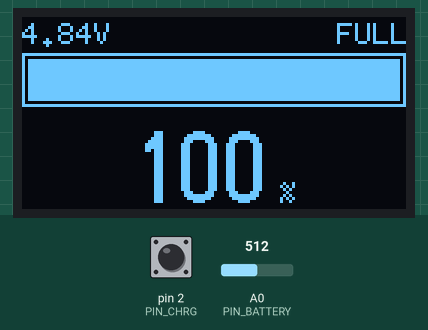
Recording of a sketch running on a simulated Arduino Uno, built with avr-gcc and run on an emulated ATmega328P. Shown: 128×64 one-colour display. The inputs (shaded band) are chosen by the test bench; at power-on: A0 (PIN_BATTERY) = 512, pin 2 (PIN_CHRG) HIGH. What the sketch prints to the serial monitor is not drawn.

Above: at 1.2 s.
1.3 s: A0 (PIN_BATTERY) set to 413
At 2.4 s:
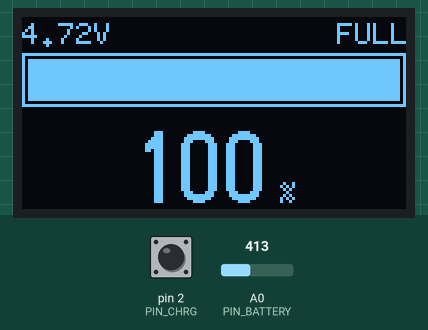
4.1 s: A0 (PIN_BATTERY) set to 391
At 5.2 s:
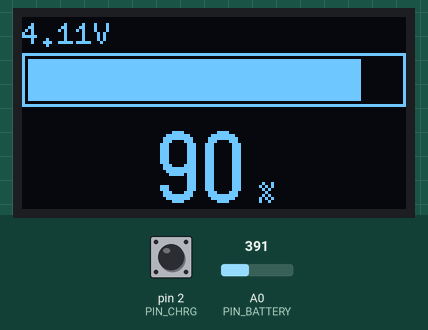
7.1 s: pin 2 (PIN_CHRG) pulled LOW for 3.2 s
At 7.55 s:
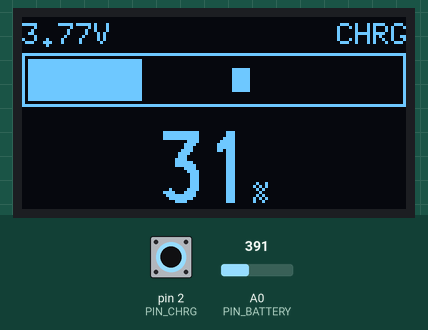
11.8 s: pin 2 (PIN_CHRG) pulled LOW for 0.15 s
At 12.18 s:
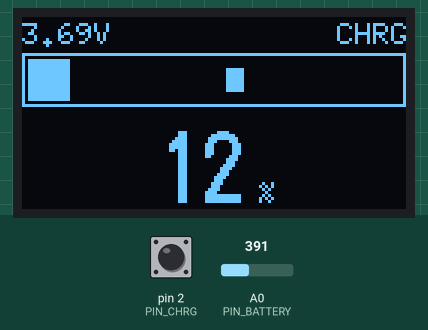
Timing chart, 0 to 14.7 s (numbered marks = the images above; inputs shaded):
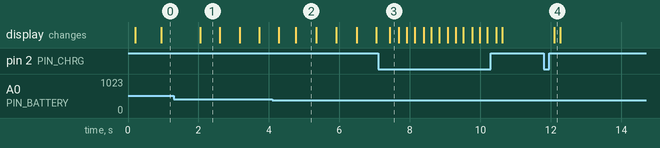

The sketch:

02_battery_gauge.ino
```cpp
/*
 * 02_battery_gauge - 18650 잔량 게이지 (TP4056 + 0.96" OLED)
 *
 * 아두이노는 충전에 관여하지 않는다. TP4056이 CC/CV 충전을 전담하고
 * 이 스케치는 전압을 읽어 표시만 한다. 계기판이지 충전기가 아니다.
 *
 * 화면 구성 (128x64):
 *   3.85V              CHRG     <- 전압(좌) / 충전상태(우)
 *  +----------------------+
 *  |##############        |     <- 잔량 바
 *  +----------------------+
 *          62 %                 <- 큰 숫자
 *
 * 라이브러리: U8g2
 *
 * ⚠️ Adafruit_SSD1306 이 아니라 U8g2 페이지 모드를 쓰는 이유
 * Adafruit 쪽은 begin() 안에서 1024바이트 프레임버퍼를 malloc 한다.
 * 이 스케치는 이동평균 버퍼와 ADC 코드까지 얹기 때문에 UNO(SRAM 2KB)에서
 * 여유가 빠듯해진다. U8g2 의 _1_ 생성자는 약 128바이트 페이지 버퍼만 쓴다.
 *
 * ⚠️ firstPage()/nextPage() 블록은 페이지 수만큼(8회) 반복 실행된다.
 * 그 안에 측정이나 카운터 증가를 넣으면 안 된다.
 * 그릴 값은 전부 루프 진입 전에 확정한다.
 */

#include <Arduino.h>
#include <U8g2lib.h>
#include <Wire.h>

// ---- 설정 -------------------------------------------------------------

U8G2_SSD1306_128X64_NONAME_1_HW_I2C u8g2(U8G2_R0, U8X8_PIN_NONE);

const uint8_t PIN_BATTERY = A0;
const uint8_t PIN_CHRG = 2;  // TP4056 CHRG 패드 (선택)

// 01_voltage_monitor 에서 구한 값을 여기 적는다.
//
// 이론값은 2.000 (같은 값 저항 두 개) 이지만 저항 오차가 실린다.
// 이 보드 실측: 게이지가 4125mV 로 읽을 때 멀티미터는 4095mV.
//   보정 = 2.000 * (4095 / 4125) = 1.985
// 저항을 바꾸면 다시 맞춰야 한다.
float DIVIDER_RATIO = 1.985;

// 이동평균 창 크기. 키우면 안정적이지만 반응이 느려진다
const uint8_t SMOOTH_WINDOW = 8;

// ---- 방전 곡선 --------------------------------------------------------
//
// 리튬이온의 어려운 점이 여기 있다. 방전 곡선이 중간에서 평탄해서
// 3.7V 부근은 ±0.05V만 흔들려도 잔량 추정이 20%씩 튄다.
// 선형 변환(3.0V=0%, 4.2V=100%)을 쓰면 "80%에서 한참 머물다가
// 갑자기 훅 떨어지는" 부정확한 게이지가 된다.
//
// 아래는 18650 무부하 기준 방전 곡선을 옮긴 표다. 그래도 추정이다.
// 정확한 잔량이 필요하면 전압이 아니라 전류 적산(쿨롱 카운팅)을 하는
// fuel gauge IC(MAX17043 등)를 써야 한다.

struct SocPoint {
  uint16_t mv;
  uint8_t soc;
};

static const SocPoint PROGMEM SOC_TABLE[] = {
  {4200, 100}, {4150, 95}, {4110, 90}, {4080, 85}, {4020, 80},
  {3980, 75},  {3950, 70}, {3910, 65}, {3870, 60}, {3850, 55},
  {3840, 50},  {3820, 45}, {3800, 40}, {3790, 35}, {3770, 30},
  {3750, 25},  {3730, 20}, {3710, 15}, {3690, 10}, {3610, 5},
  {3270, 0}
};
const uint8_t SOC_TABLE_SIZE = sizeof(SOC_TABLE) / sizeof(SOC_TABLE[0]);

uint8_t voltageToSoc(uint16_t mv) {
  SocPoint first;
  memcpy_P(&first, &SOC_TABLE[0], sizeof(SocPoint));
  if (mv >= first.mv) return 100;

  SocPoint last;
  memcpy_P(&last, &SOC_TABLE[SOC_TABLE_SIZE - 1], sizeof(SocPoint));
  if (mv <= last.mv) return 0;

  for (uint8_t i = 1; i < SOC_TABLE_SIZE; i++) {
    SocPoint hi, lo;
    memcpy_P(&hi, &SOC_TABLE[i - 1], sizeof(SocPoint));
    memcpy_P(&lo, &SOC_TABLE[i], sizeof(SocPoint));

    if (mv >= lo.mv) {
      uint16_t span = hi.mv - lo.mv;
      if (span == 0) return lo.soc;
      uint16_t offset = mv - lo.mv;
      return lo.soc + (uint32_t)(hi.soc - lo.soc) * offset / span;
    }
  }
  return 0;
}

// ---- 측정 -------------------------------------------------------------

// USB 전압은 4.7~5.1V로 흔들린다. 5.0V로 가정하면 그게 그대로 오차가 된다.
// ATmega328P 내부 1.1V 밴드갭을 역이용해 실제 AVCC를 구한다.
long readVccMilliVolts() {
  ADMUX = _BV(REFS0) | _BV(MUX3) | _BV(MUX2) | _BV(MUX1);
  delay(2);  // 기준전압 안정화. 빼면 첫 샘플이 튄다
  ADCSRA |= _BV(ADSC);
  while (bit_is_set(ADCSRA, ADSC)) {
    ;
  }
  uint8_t low = ADCL;
  uint8_t high = ADCH;
  long result = (high << 8) | low;
  if (result == 0) return 5000;

  // 이론값은 1125300 (= 1.1V * 1023 * 1000) 이지만, 내부 밴드갭에는
  // 개체차가 ±10% 있다. 이 보드는 이론 상수로 AVCC 를 5283mV 로 추정했는데
  // 멀티미터 실측은 5150mV 였다 (2.6% 과대추정).
  //
  // 보정: 새 상수 = 실측mV * (이론상수 / 이론추정mV)
  //              = 5150 * (1125300 / 5283) = 5150 * 213 = 1096950
  //
  // 다른 보드로 옮기면 이 값을 다시 맞춰야 한다. 5V-GND 를 실측한 뒤
  // 실측mV * 213 을 넣으면 된다.
  return 1096950L / result;
}

int readAdcAveraged(uint8_t pin, uint8_t samples) {
  analogRead(pin);  // 첫 샘플 버림 (멀티플렉서 전환 직후라 부정확)
  long sum = 0;
  for (uint8_t i = 0; i < samples; i++) {
    sum += analogRead(pin);
    delay(2);
  }
  return (int)(sum / samples);
}

uint16_t readBatteryMilliVolts() {
  long vccMv = readVccMilliVolts();
  int adc = readAdcAveraged(PIN_BATTERY, 16);
  float pinVolt = (adc * (vccMv / 1000.0)) / 1023.0;
  return (uint16_t)(pinVolt * DIVIDER_RATIO * 1000.0);
}

// ---- 이동평균 ---------------------------------------------------------

uint16_t smoothBuf[SMOOTH_WINDOW];
uint8_t smoothIdx = 0;
bool smoothFilled = false;

uint16_t smooth(uint16_t value) {
  smoothBuf[smoothIdx] = value;
  smoothIdx = (smoothIdx + 1) % SMOOTH_WINDOW;
  if (smoothIdx == 0) smoothFilled = true;

  uint8_t n = smoothFilled ? SMOOTH_WINDOW : smoothIdx;
  uint32_t sum = 0;
  for (uint8_t i = 0; i < n; i++) sum += smoothBuf[i];
  return (uint16_t)(sum / n);
}

// ---- 화면 -------------------------------------------------------------

const uint8_t BAR_X = 0;
const uint8_t BAR_Y = 12;
const uint8_t BAR_W = 128;
const uint8_t BAR_H = 18;

// 이 함수는 페이지마다 반복 호출된다. 인자로 받은 값만 쓰고
// 내부에서 측정하거나 상태를 바꾸지 않는다.
void drawScreen(uint16_t mv, uint8_t soc, bool charging, uint8_t animOffset, bool blinkOn) {
  char buf[10];

  // 상단 좌: 전압
  u8g2.setFont(u8g2_font_6x10_tf);
  // dtostrf 대신 정수 연산으로 소수 2자리를 만든다 (float 포매팅은 AVR에서 비싸다)
  snprintf(buf, sizeof(buf), "%u.%02uV", mv / 1000, (mv % 1000) / 10);
  u8g2.drawStr(0, 9, buf);

  // 상단 우: 충전 상태
  const char *state = charging ? "CHRG" : (soc >= 99 ? "FULL" : "");
  if (state[0] != '\0') {
    uint8_t w = u8g2.getStrWidth(state);
    u8g2.drawStr(128 - w, 9, state);
  }

  // 잔량 바 테두리
  u8g2.drawFrame(BAR_X, BAR_Y, BAR_W, BAR_H);

  // 채움. 안쪽 여백 2px
  uint8_t innerW = BAR_W - 4;
  uint8_t fillW = (uint16_t)innerW * soc / 100;

  // 저전압이면 채운 부분을 깜빡인다
  bool showFill = (soc > 10) || blinkOn;
  if (fillW > 0 && showFill) {
    u8g2.drawBox(BAR_X + 2, BAR_Y + 2, fillW, BAR_H - 4);
  }

  // 충전 중이면 빈 공간에 흐르는 블록을 그린다
  if (charging && fillW < innerW) {
    uint8_t remain = innerW - fillW;
    uint8_t blockW = 6;
    if (remain > blockW) {
      uint8_t pos = animOffset % (remain - blockW + 1);
      u8g2.drawBox(BAR_X + 2 + fillW + pos, BAR_Y + 5, blockW, BAR_H - 10);
    }
  }

  // 하단: 큰 숫자 퍼센트
  // logisoso24_tn 은 숫자 전용 폰트라 '%' 글리프가 없다.
  // 숫자만 큰 폰트로 그리고 '%' 는 작은 폰트로 옆에 붙인다.
  snprintf(buf, sizeof(buf), "%u", soc);
  u8g2.setFont(u8g2_font_logisoso24_tn);
  uint8_t numW = u8g2.getStrWidth(buf);

  u8g2.setFont(u8g2_font_6x10_tf);
  uint8_t pctW = u8g2.getStrWidth(" %");

  uint8_t startX = (128 - (numW + pctW)) / 2;

  u8g2.setFont(u8g2_font_logisoso24_tn);
  u8g2.drawStr(startX, 62, buf);

  u8g2.setFont(u8g2_font_6x10_tf);
  u8g2.drawStr(startX + numW, 62, " %");
}

// ---- 메인 -------------------------------------------------------------

void setup() {
  Serial.begin(9600);
  pinMode(PIN_CHRG, INPUT_PULLUP);

  u8g2.begin();
  // 주소가 0x3D 인 모듈이면 주석 해제 (U8g2 는 8비트 주소를 쓴다)
  // u8g2.setI2CAddress(0x3D * 2);

  // 이동평균 버퍼를 실측값으로 채운다.
  // 0으로 시작하면 처음 몇 초간 게이지가 바닥에서 기어올라온다
  uint16_t mv = readBatteryMilliVolts();
  for (uint8_t i = 0; i < SMOOTH_WINDOW; i++) smooth(mv);

  Serial.println(F("battery gauge ready"));
  Serial.println(F("mV\tSoC%\tcharging"));
}

void loop() {
  static unsigned long lastRead = 0;
  static unsigned long lastAnim = 0;
  static uint16_t battMv = 0;
  static uint8_t soc = 0;
  static uint8_t animOffset = 0;
  static bool blinkOn = true;

  unsigned long now = millis();

  // --- 측정 (페이지 루프 바깥에서만) ---
  if (now - lastRead >= 500) {
    lastRead = now;
    battMv = smooth(readBatteryMilliVolts());
    soc = voltageToSoc(battMv);

    Serial.print(battMv);
    Serial.print(F("\t"));
    Serial.print(soc);
    Serial.print(F("\t"));
    Serial.println(digitalRead(PIN_CHRG) == LOW ? F("YES") : F("no"));
  }

  // --- 애니메이션 상태 갱신 ---
  if (now - lastAnim >= 150) {
    lastAnim = now;
    animOffset++;
    blinkOn = !blinkOn;
  }

  // TP4056 CHRG 는 충전 중 LOW 로 당겨지는 오픈 드레인 출력이다.
  // 연결하지 않았으면 INPUT_PULLUP 때문에 항상 HIGH(=미충전)로 읽힌다.
  bool charging = (digitalRead(PIN_CHRG) == LOW);

  // --- 그리기 ---
  // 여기서부터는 값을 바꾸지 않는다. 이 블록은 8번 반복 실행된다.
  u8g2.firstPage();
  do {
    drawScreen(battMv, soc, charging, animOffset, blinkOn);
  } while (u8g2.nextPage());
}
```

Measured:
- the behaviour switches between 402 and 401 on A0 (PIN_BATTERY) (found by bisection; images 1 and 2)
- after the input at 1.3 s, the display: changes after 0.75 s (image 1)
- after the input at 7.1 s, the display: changes after 0.32 s (image 3)
- after the input at 11.8 s, the display: changes after 0.30 s (image 4)
- what the display in image 1 shows lasts 0.5 s, from 2.1 s to 2.6 s
